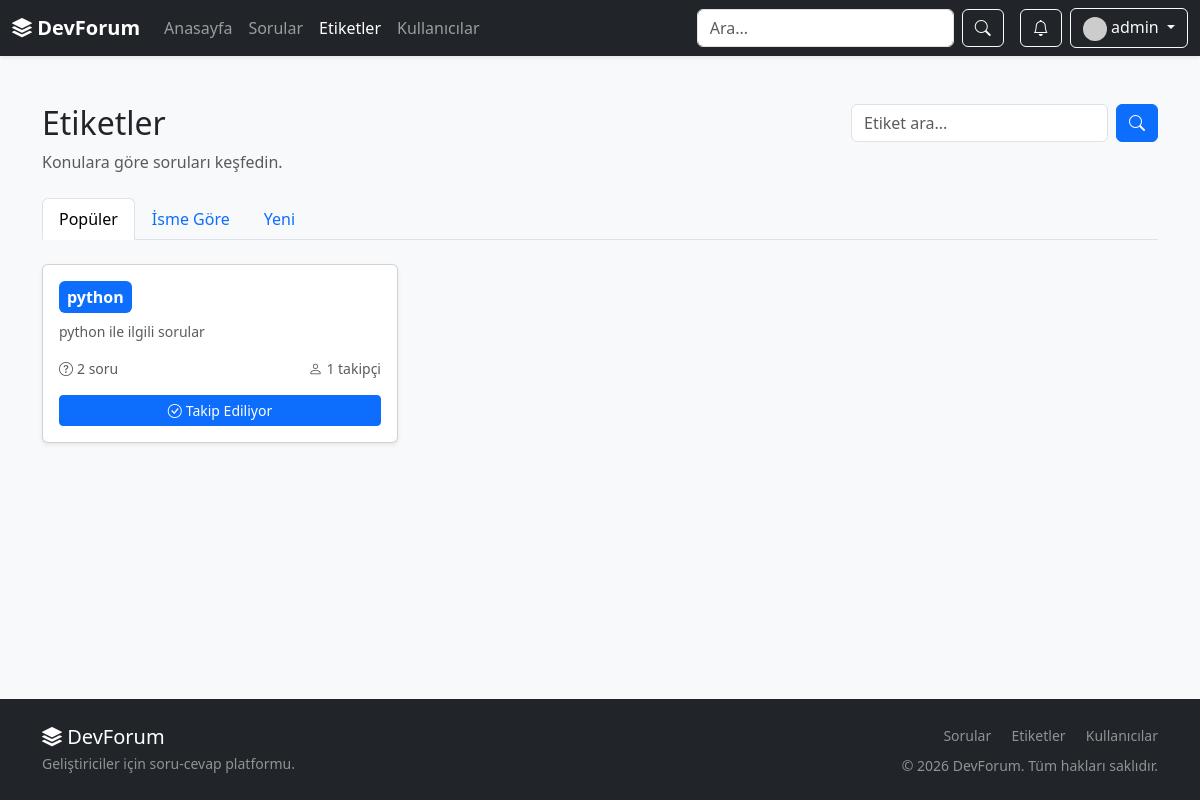
The app's page /etiketler/ (signed in) with its own data.
### forum/models.py (models this page shows, shortened)
class Tag(models.Model):
    name = models.CharField(max_length=50, unique=True)
    slug = models.SlugField(max_length=60, unique=True, blank=True)
    description = models.TextField(blank=True)
    followers = models.ManyToManyField(User, through='TagFollow', related_name='followed_tags', blank=True)

### forum/views.py (the view)
# urls.py: path('etiketler/', views.etiketler, name='etiketler'),
def etiketler(request):
    q = request.GET.get('q', '').strip()
    sort = request.GET.get('sort', 'popular')
    tags = Tag.objects.prefetch_related('questions', 'followers').annotate(
        question_total=Count('questions', distinct=True),
        follower_total=Count('followers', distinct=True),
    )
    if q:
        tags = tags.filter(Q(name__icontains=q) | Q(description__icontains=q))
    if sort == 'name':
        tags = tags.order_by('name')
    elif sort == 'new':
        tags = tags.order_by('-id')
    else:
        tags = tags.order_by('-question_total', 'name')
    followed_tag_ids = []
    if request.user.is_authenticated:
        followed_tag_ids = list(
            TagFollow.objects
            .filter(user=request.user)
            .values_list('tag_id', flat=True)
        )
    return render_page(request, 'forum/etiketler.html', {
        'tags': tags,
        'followed_tag_ids': followed_tag_ids,
        'search_query': q,
        'sort': sort,
    })

### forum/models.py (called while the page is built)
    def icon_class(self):
        icons = {
            'new_answer': 'bi-chat-dots',
            'best_answer': 'bi-trophy-fill',
            'followed_tag_question': 'bi-tags-fill',
            'new_tag': 'bi-tag-fill',
            'new_follower': 'bi-person-plus-fill',
            'answer_reply': 'bi-reply-fill',
            'favorite': 'bi-star-fill',
            'system': 'bi-bell-fill',
        }
        return icons.get(self.notification_type, 'bi-bell-fill')

### forum/views.py (called while the page is built)
def notification_context(request):
    if not request.user.is_authenticated:
        return {}
    recent_notifications = (
        Notification.objects
        .filter(user=request.user)
        .select_related('actor', 'question', 'answer', 'tag')[:8]
    )
    return {
        'recent_notifications': recent_notifications,
        'unread_notification_count': Notification.objects.filter(user=request.user, is_read=False).count(),
    }

def render_page(request, template_name, context=None, status=None):
    context = context or {}
    context.update(notification_context(request))
    return render(request, template_name, context, status=status)

### forum/templates/forum/etiketler.html (shortened to what this page needs)
{% extends 'forum/base.html' %}
{% block content %}
<div class="container py-5">
    <div class="row">
        <div class="col-12">
            <div class="d-flex justify-content-between align-items-start flex-wrap gap-3 mb-4">
                <div>
                    <h2 class="mb-2">Etiketler</h2>
                    <p class="text-muted mb-0">Konulara göre soruları keşfedin.</p>
                </div>
                <form method="get" action="{% url 'etiketler' %}" class="d-flex gap-2">
                    <input type="search" name="q" value="{{ search_query }}" class="form-control" placeholder="Etiket ara...">
                    <button class="btn btn-primary" type="submit">
                        <i class="bi bi-search"></i>
                    </button>
                </form>
            </div>
            <ul class="nav nav-tabs mb-4">
                <li class="nav-item">
                    <a class="nav-link {% if sort == 'popular' %}active{% endif %}" href="{% url 'etiketler' %}?sort=popular{% if search_query %}&q={{ search_query }}{% endif %}">Popüler</a>
                </li>
                <li class="nav-item">
                    <a class="nav-link {% if sort == 'name' %}active{% endif %}" href="{% url 'etiketler' %}?sort=name{% if search_query %}&q={{ search_query }}{% endif %}">İsme Göre</a>
                </li>
                <li class="nav-item">
                    <a class="nav-link {% if sort == 'new' %}active{% endif %}" href="{% url 'etiketler' %}?sort=new{% if search_query %}&q={{ search_query }}{% endif %}">Yeni</a>
                </li>
            </ul>
            <div class="row row-cols-1 row-cols-md-2 row-cols-lg-3 g-4">
                {% for tag in tags %}
                    <div class="col">
                        <div class="card h-100 shadow-sm">
                            <div class="card-body d-flex flex-column">
                                <h5 class="card-title">
                                    <a href="{% url 'etiket_detay' tag.slug %}" class="badge bg-primary p-2 fs-6 text-decoration-none">
                                        {{ tag.name }}
                                    </a>
                                </h5>
                                <p class="card-text text-muted small flex-grow-1">
                                    {% if tag.description %}
                                        {{ tag.description }}
                                    {% else %}
                                        {{ tag.name }} etiketiyle ilgili sorular.
                                    {% endif %}
                                </p>
                                <div class="d-flex justify-content-between text-muted small mb-3">
                                    <span><i class="bi bi-question-circle me-1"></i>{{ tag.question_total }} soru</span>
                                    <span><i class="bi bi-person me-1"></i>{{ tag.follower_total }} takipçi</span>
                                </div>
                                {% if user.is_authenticated %}
                                    <form method="post" action="{% url 'etiket_takip' tag.id %}">
                                        {% if tag.id in followed_tag_ids %}
                                            <button class="btn btn-primary btn-sm w-100" type="submit">
                                                <i class="bi bi-check-circle me-1"></i>Takip Ediliyor
                                            </button>
                                        {% else %}
                                            <button class="btn btn-outline-primary btn-sm w-100" type="submit">
                                                <i class="bi bi-plus-lg me-1"></i>Takip Et
                                            </button>
                                        {% endif %}
                                    </form>
                                {% else %}
                                    <a href="{% url 'giris' %}" class="btn btn-outline-primary btn-sm w-100">
                                        Takip etmek için giriş yap
                                    </a>
                                {% endif %}
                            </div>
                        </div>
                    </div>
                {% empty %}
                    <div class="col-12">
                        <div class="alert alert-info">
                            Henüz etiket bulunmuyor. Soru oluştururken etiket eklediğinde burada görünecek.
                        </div>
                    </div>
                {% endfor %}
            </div>
        </div>
    </div>
</div>
{% endblock %}

### forum/templates/forum/base.html (shortened to what this page needs)
<!DOCTYPE html>
<html lang="tr">
<head>
    <link href="https://cdn.jsdelivr.net/npm/bootstrap@5.3.2/dist/css/bootstrap.min.css" rel="stylesheet">
    <link rel="stylesheet" href="https://cdn.jsdelivr.net/npm/bootstrap-icons@1.11.1/font/bootstrap-icons.css">
    <link rel="stylesheet" href="https://cdnjs.cloudflare.com/ajax/libs/toastr.js/latest/toastr.min.css">
</head>
<body class="bg-light d-flex flex-column min-vh-100">
{% with current_url=request.resolver_match.url_name %}
<nav class="navbar navbar-expand-lg navbar-dark bg-dark sticky-top shadow-sm">
    <div class="container-fluid">
        <a class="navbar-brand fw-bold" href="{% url 'anasayfa' %}">
            <i class="bi bi-stack"></i> DevForum
        </a>
        <div class="collapse navbar-collapse" id="navbarNav">
            <ul class="navbar-nav me-auto">
                <li class="nav-item">
                    <a class="nav-link {% if current_url == 'anasayfa' %}active{% endif %}" href="{% url 'anasayfa' %}">Anasayfa</a>
                </li>
                <li class="nav-item">
                    <a class="nav-link {% if current_url == 'sorular' or current_url == 'soru_detay' or current_url == 'soru_sor' %}active{% endif %}" href="{% url 'sorular' %}">Sorular</a>
                </li>
                <li class="nav-item">
                    <a class="nav-link {% if current_url == 'etiketler' or current_url == 'etiket_detay' %}active{% endif %}" href="{% url 'etiketler' %}">Etiketler</a>
                </li>
                <li class="nav-item">
                    <a class="nav-link {% if current_url == 'kullanicilar' or current_url == 'kullanici_profil' or current_url == 'profilim' %}active{% endif %}" href="{% url 'kullanicilar' %}">Kullanıcılar</a>
                </li>
            </ul>
            <form class="d-flex me-lg-3 my-2 my-lg-0" role="search" method="get" action="{% url 'ara' %}">
                <input class="form-control me-2" name="q" type="search" placeholder="Ara..." value="{{ request.GET.q|default:'' }}" style="min-width: 220px; max-width: 300px;">
                <button class="btn btn-outline-light" type="submit" aria-label="Ara">
                    <i class="bi bi-search"></i>
                </button>
            </form>
            <div class="d-flex gap-2 align-items-center">
                {% if user.is_authenticated %}
                    <div class="dropdown">
                        <button class="btn btn-outline-light position-relative" type="button" data-bs-toggle="dropdown" aria-expanded="false" title="Bildirimler">
                            <i class="bi bi-bell"></i>
                        </button>
                    </div>
                    <div class="dropdown">
                        <button class="btn btn-outline-light dropdown-toggle" type="button" data-bs-toggle="dropdown" aria-expanded="false">
                            {% if user.profile.avatar %}
                                <img src="{{ user.profile.avatar.url }}?v={{ user.profile.updated_at|date:'U' }}" alt="avatar" class="rounded-circle" width="24" height="24" style="object-fit: cover;">
                            {% else %}
                                <img src="https://api.dicebear.com/7.x/avataaars/svg?seed={{ user.username|urlencode }}" alt="avatar" class="rounded-circle" width="24" height="24">
                            {% endif %}
                            {{ user.username }}
                        </button>
                    </div>
                {% else %}
                    <a class="btn btn-outline-light" href="{% url 'giris' %}">Giriş Yap</a>
                    <a class="btn btn-primary" href="{% url 'kayit' %}">Kayıt Ol</a>
                {% endif %}
            </div>
        </div>
    </div>
</nav>
{% endwith %}
<main class="flex-grow-1">
    {% block content %}{% endblock %}
</main>
<footer class="bg-dark text-white mt-auto py-4">
    <div class="container">
        <div class="row gy-3 align-items-center">
            <div class="col-md-6">
                <h5 class="mb-1"><i class="bi bi-stack"></i> DevForum</h5>
                <p class="mb-0 small text-white-50">Geliştiriciler için soru-cevap platformu.</p>
            </div>
            <div class="col-md-6 text-md-end">
                <a class="text-white-50 text-decoration-none small me-3" href="{% url 'sorular' %}">Sorular</a>
                <a class="text-white-50 text-decoration-none small me-3" href="{% url 'etiketler' %}">Etiketler</a>
                <a class="text-white-50 text-decoration-none small" href="{% url 'kullanicilar' %}">Kullanıcılar</a>
                <p class="mb-0 mt-2 small text-white-50">© 2026 DevForum. Tüm hakları saklıdır.</p>
            </div>
        </div>
    </div>
</footer>
</body>
</html>

### records on screen
Tag: name "python", description "python ile ilgili sorular", question_total "2", follower_total "1", shows "Takip Ediliyor"

### other values on screen
{{ user.username }} "admin"
